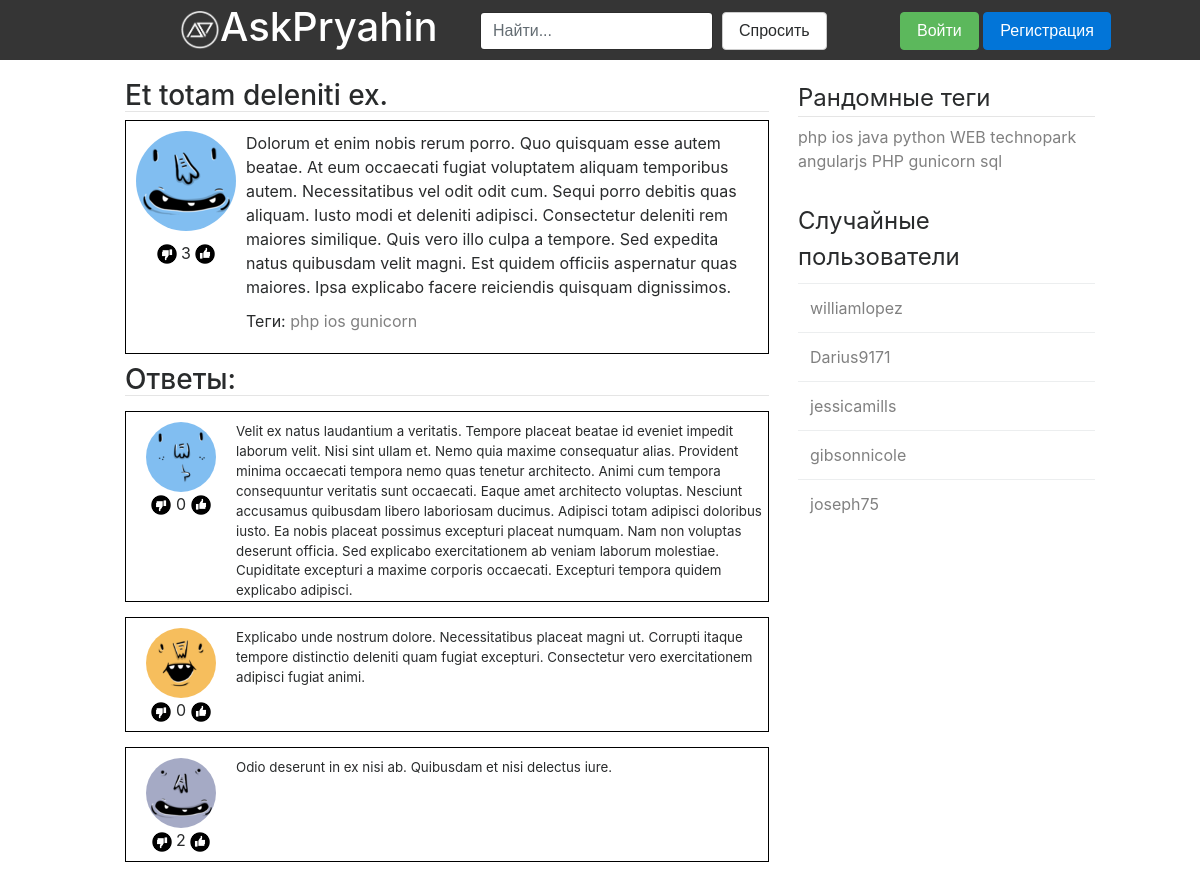
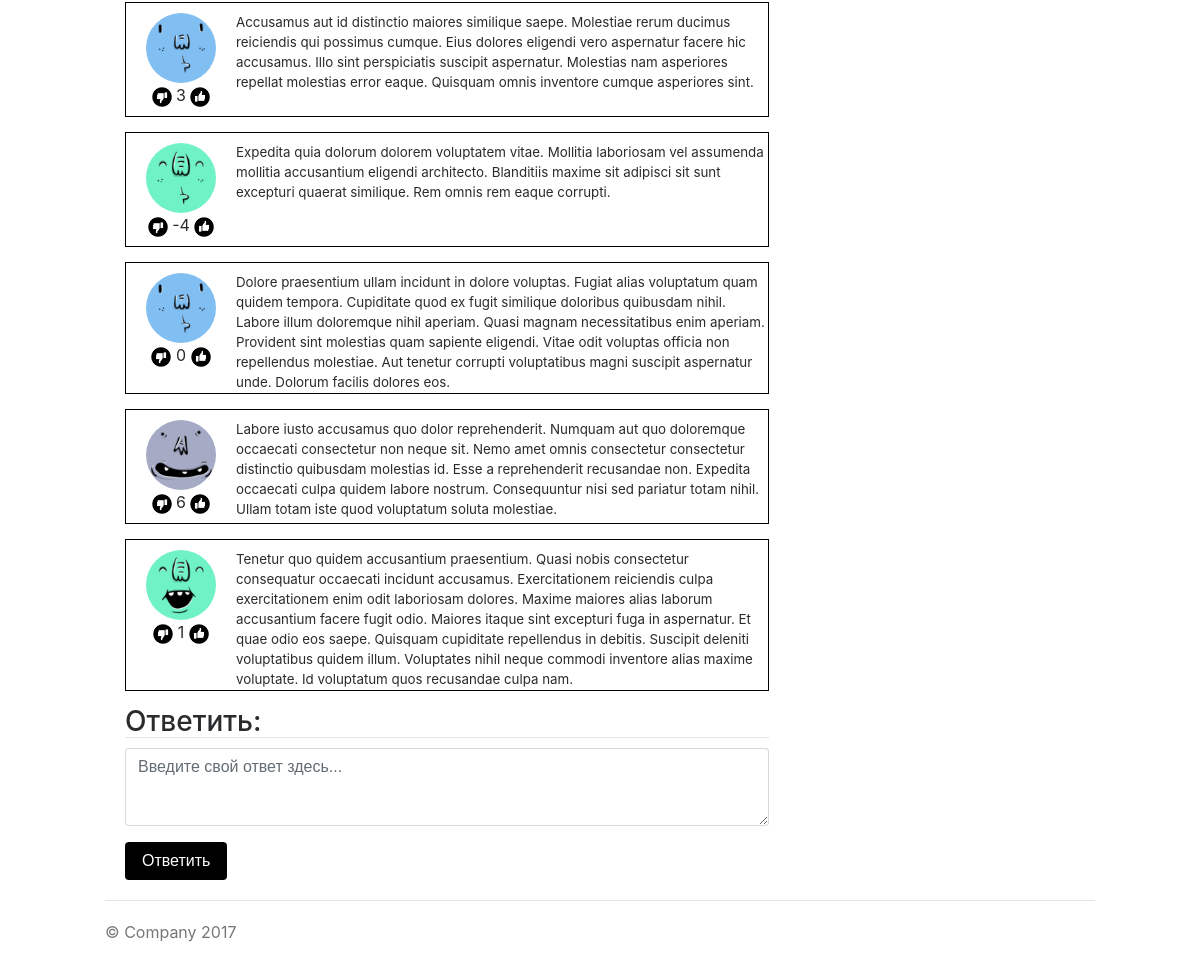
Screenshot of /question/1 with the database file from the repository (2 pictures, top to bottom).
### askapp/models.py (models this page shows, shortened)
class Question(models.Model):
    class Meta:
        verbose_name = u'Вопрос'
        verbose_name_plural = u'Вопросы'
    author =  models.ForeignKey(User, verbose_name=u'Пользователь')
    title = models.CharField(max_length = 100, verbose_name=u'Заголовок')
    text = models.TextField(verbose_name=u'Текст')
    rating = models.IntegerField(default = 0, verbose_name=u'Рейтинг')
    count_answers = models.IntegerField(default = 0, verbose_name=u'Количество ответов')
    tags = models.ManyToManyField(Tag, verbose_name=u'Тег')
    isVote = models.BooleanField(default = True, verbose_name=u'Голосование')
    date = models.DateTimeField(default = timezone.now, verbose_name=u'Дата создания')
    objects = QuestionManager()

class Profile(models.Model):
    class Meta:
        verbose_name=u'Профиль'
        verbose_name_plural=u'Профили'
    user = models.OneToOneField(User, verbose_name=u'Пользователь')
    avatar = models.ImageField(upload_to='avatars')
    objects = ProfileManager()

class Tag(models.Model):
    class Meta:
        verbose_name = u'Тег'
        verbose_name_plural = u'Теги'
    text = models.CharField(max_length=15, verbose_name='Tag')
    def __str__(self):
        return self.text

class Answer(models.Model):
    class Meta:
        verbose_name = u'Ответ'
        verbose_name_plural = u'Ответы'
    author = models.ForeignKey(User, verbose_name=u'Пользователь')
    question = models.ForeignKey(Question, verbose_name=u'Вопрос')
    text = models.TextField(verbose_name=u'Текст')
    rating = models.IntegerField(default = 0, verbose_name=u'Рейтинг')
    is_correct = models.BooleanField(default = False, verbose_name=u'Корректность')
    date = models.DateTimeField(default = timezone.now, verbose_name=u'Дата создания')

### askapp/views.py (the view)
# urls.py: url(r'^question/(?P<id>\d+)/?$', views.question, name='question'),
def question(request, id):
    question_ = get_object_or_404(Question, pk=id)
    answers = question_.answer_set.all()
    if request.method == "POST":
        form=AnswerForm(request.POST)
        if form.is_valid():
            a = form.save(question_, request.user)
            return HttpResponseRedirect('%s#comment%d' % (reverse('question', kwargs={'id': question_.id}), a.id))
    else:
        form=AnswerForm()
    return render(request, 'question.html', {'question': question_, 'answers': answers, 'tags': randomTags(Tag), 'users': randomUsers(User), 'form': form})

### askapp/forms.py (shortened to what this page needs)
class AnswerForm(forms.Form):
    answer = forms.CharField(
        widget=forms.Textarea(attrs={'class': 'form-control', 'rows': '3', 'placeholder': 'Введите свой ответ здесь...'}),
        min_length=2,
        label=u'Текст',
        error_messages={'min_length': u'Ответ должен быть не менее %(limit_value)d символов', 'required': 'Введите ответ!'},
    )

### askapp/func.py (called while the page is built)
def randomTags(Tag):
    tags = []
    for i in range(Tag.objects.count()):
        tags.append(str(Tag.objects.get(id=i + 1)))
    np.random.shuffle(tags)
    return tags[:10]

def randomUsers(User):
    users = []
    for i in range(User.objects.count()):
        users.append(str(User.objects.get(id=i + 1)))
    np.random.shuffle(users)
    return users[:5]

### templates/question.html (shortened to what this page needs)
{% extends "base.html"%}
{% block content%}
{% load static %}
<h3 class="bot">{{ question.title }}</h3>
            <div class="question">
               <div class="page-question-avatar">
                  <img src="{{ question.author.profile.avatar.url }}" class="rounded-circle question-avatar-img">
               </div>
               <div class="page-question-like">
                  <a href="#"><img src="{% static 'img/black-dislike.png' %}" class="page-like-img"></a>
                  {{ question.rating }}
                  <a href="#"><img src="{% static 'img/like-black.png' %}" class="page-like-img"></a>
               </div>
               <div class="page-question-preview">{{ question.text }}</div>
               <div class="page-question-tags">Теги:
               {% for tag in question.tags.all %}
                  <a href="{% url 'questions_by_tag' tag %}"> {{ tag }} </a>
               {% endfor %}
               </div>
            </div>
            {% if answers %}
               <h3 class="bot">Ответы:</h3>
            {% endif %}
            {% for answer in answers %}
            <div class="answer">
               <div class="answer-avatar">
                  <img src="{{ answer.author.profile.avatar.url }}" class="rounded-circle answer-avatar-img">
               </div>
               <div class="answer-like">
                  <a href="#"><img src="{% static 'img/black-dislike.png' %}" class="like-img"></a>
                  {{ answer.rating }}
                  <a href="#"><img src="{% static 'img/like-black.png' %}" class="like-img"></a>
               </div>
               <div class="answer-preview">{{ answer.text }}</div>
            </div>
            {% endfor %}
            <h3 class="bot">Ответить:</h3>
            <form class="form-answer" method="POST">
            {% for input in form.visible_fields %}
               <div class="form-group {% if input.errors %} has-danger {% endif %}">
                  {{input}}
               </div>
            {% endfor %}
               <button type="submit" class="btn btn-black">Ответить</button>
            </form>
{% endblock %}

### templates/base.html (shortened to what this page needs)
{% load static %}
<!DOCTYPE html>
<html>
   <head>
      <link rel="stylesheet" type="text/css" href="{% static 'bootstrap-4.0.0-alpha.6-dist/css/bootstrap.min.css' %}">
      <link rel="stylesheet" type="text/css" href="{% static 'css/style.css' %}" />
   </head>
   <body>
      <div class="header">
         <div class="logo">
            <a href="{% url 'index' %}">
               <img src="{% static 'img/ap_logo.png' %}" class="logo-img d-inline-block">
               <h1 class="logo-title">AskPryahin</h1>
            </a>
         </div>
         <div class="search">
            <form class="form-inline" action="/search">
               <input type="text" class="form-control" name="q" placeholder="Найти...">
               &nbsp;&nbsp;<button type="button" class="btn btn-secondary" onClick='location.href="{% url 'ask' %}"'>Спросить</button>
            </form>
         </div>
         <div class="user">
         {% if request.user.is_authenticated %}
            <img src="{{ request.user.profile.avatar.url }}" class="rounded-circle header-avatar">
            <div class="user-block">
               <div class="user-name">{{ request.user.username }}</div>
               <div class="user-options">
                  <a href="{% url 'settings' %}">Настройки</a>
                  <a href="{% url 'logout' %}?continue={{ request.path }}">Выйти</a>
               </div>
            </div>
         {% else %}
            <div class="form-actions">
               <button type="submit" class="btn btn-success" onClick='location.href="{% url 'login' %}?continue={{ request.path }}"'>Войти</button>
               <button type="button" class="btn btn-primary" onClick='location.href="{% url 'signup' %}"'>Регистрация</button>
            </div>
         {% endif %}
         </div>
      </div>
      <div class="content">
         <div class="left">
            {% block content %}{% endblock %}
         </div>
         <div class="right">
            <div class="tags">
               <fieldset>
                  <legend class="bot">Рандомные теги</legend>
                  {% for tag in tags %}
                     <a href="{% url 'questions_by_tag' tag %}">{{ tag }}</a>
                  {% endfor %}
               </fieldset>
            </div>
            <div class="best-members">
               <legend>Случайные пользователи</legend>
               <table class="table">
                  <tbody>
                  {% for user in users %}
                     <tr><td><a href="{% url 'questions_by_user' user %}">{{ user }}</a></td></tr>
                  {% endfor %}
                  </tbody>
               </table>
            </div>
         </div>
         <div class="clearfix"></div>
      </div>
      <div class="footer">
         <p>© Company 2017</p>
      </div>
   </body>
</html>

### static/css/style.css (style rules this page uses)
a { color: grey; }
button { cursor: pointer }
.header { background: #353535; width: 100%; height: 60px; min-width: 990px; }
.logo { display: inline-block; vertical-align: middle; margin-left: 15%; margin-top: 10px; color: White; }
.logo a { color: White; text-decoration: none; }
.logo-img { width: 40px; height: 40px; }
.logo-title { margin-top: -45px; margin-left: 40px; }
.search { margin-left: 40%; margin-top: -45px; }
.user { margin-left: 75%; margin-top: -38px; }
.bot { border-bottom: 1px solid #e5e5e5 }
.content, .footer { min-width: 990px; width: 70%; margin: auto; margin-top: 20px; }
.left { width: 65%; margin-left: 20px; float: left; }
.right { width: 30%; margin-left: auto; float: right; }
.best-members { margin-top: 30px; }
.footer { padding-top: 19px; color: #777; border-top: 1px solid #e5e5e5; }
.question { padding: 10px; padding-left: 0px; width: 100%; border: 1px solid #000; min-height: 125px; }
.question-avatar-img { height: 100%; width: 100%; }
.like-img { width: 20px; height: 20px; }
.question { margin-bottom: 10px; }
.page-question-avatar { height: 100px; width: 100px; margin-left: 10px; float: left; }
.page-question-like { width: 120px; margin-top: 110px; margin-left: -110px; float: left; text-align: center; }
.page-like-img { width: 20px; height: 20px; }
.page-question-preview { width: calc(100% - 130px); margin-left: 120px; }
.page-question-tags { margin: 10px 0px 10px 120px; }
.answer { min-height: 115px; width: 100%; border: 1px solid #000; margin-bottom: 15px; margin-top: 15px; }
.answer-avatar { height: 70px; width: 70px; margin: 10px 15px 0px 20px; }
.answer-avatar-img { height: 100%; width: 100%; }
.answer-like { width: 110px; height: 30px; margin-bottom: 10px; text-align: center; }
.answer-preview { font-size: 10pt; margin-left: 110px; margin-top: -110px; }
.form-answer textarea { margin: 10px 0px; }
.btn-black { background-color:#000000; color: white; }

### rows the page displays
Question: title "Et totam deleniti ex.", author.profile.avatar (picture), rating "3", text "Dolorum et enim nobis rerum porro. Quo quisquam esse autem beatae. At eum occaecati fugiat voluptatem aliquam temporibus autem. Necessitatibus vel odit odit cum. Sequi porro debitis quas aliquam. Iusto modi et deleniti adipisci. Consectetur deleniti rem maiores similique. Quis vero illo culpa a tempore. Sed expedita natus quibusdam velit magni. Est quidem officiis aspernatur quas maiores. Ipsa explicabo facere reiciendis quisquam dignissimos."
Tag: text "php", tags "php"
Tag: text "ios", tags "ios"
Tag: text "gunicorn", tags "gunicorn"
Answer: author.profile.avatar (picture), rating "0", text "Velit ex natus laudantium a veritatis. Tempore placeat beatae id eveniet impedit laborum velit. Nisi sint ullam et. Nemo quia maxime consequatur alias. Provident minima occaecati tempora nemo quas tenetur architecto. Animi cum tempora consequuntur veritatis sunt occaecati. Eaque amet architecto voluptas. Nesciunt accusamus quibusdam libero laboriosam ducimus. Adipisci totam adipisci doloribus iusto. Ea nobis placeat possimus excepturi placeat numquam. Nam non voluptas deserunt officia. Sed explicabo exercitationem ab veniam laborum molestiae. Cupiditate excepturi a maxime corporis occaecati. Excepturi tempora quidem explicabo adipisci."
Answer: author.profile.avatar (picture), rating "0", text "Explicabo unde nostrum dolore. Necessitatibus placeat magni ut. Corrupti itaque tempore distinctio deleniti quam fugiat excepturi. Consectetur vero exercitationem adipisci fugiat animi."
Answer: author.profile.avatar (picture), rating "2", text "Odio deserunt in ex nisi ab. Quibusdam et nisi delectus iure."
Answer: author.profile.avatar (picture), rating "3", text "Accusamus aut id distinctio maiores similique saepe. Molestiae rerum ducimus reiciendis qui possimus cumque. Eius dolores eligendi vero aspernatur facere hic accusamus. Illo sint perspiciatis suscipit aspernatur. Molestias nam asperiores repellat molestias error eaque. Quisquam omnis inventore cumque asperiores sint."
Answer: author.profile.avatar (picture), rating "-4", text "Expedita quia dolorum dolorem voluptatem vitae. Mollitia laboriosam vel assumenda mollitia accusantium eligendi architecto. Blanditiis maxime sit adipisci sit sunt excepturi quaerat similique. Rem omnis rem eaque corrupti."
Answer: author.profile.avatar (picture), rating "0", text "Dolore praesentium ullam incidunt in dolore voluptas. Fugiat alias voluptatum quam quidem tempora. Cupiditate quod ex fugit similique doloribus quibusdam nihil. Labore illum doloremque nihil aperiam. Quasi magnam necessitatibus enim aperiam. Provident sint molestias quam sapiente eligendi. Vitae odit voluptas officia non repellendus molestiae. Aut tenetur corrupti voluptatibus magni suscipit aspernatur unde. Dolorum facilis dolores eos."
Answer: author.profile.avatar (picture), rating "6", text "Labore iusto accusamus quo dolor reprehenderit. Numquam aut quo doloremque occaecati consectetur non neque sit. Nemo amet omnis consectetur consectetur distinctio quibusdam molestias id. Esse a reprehenderit recusandae non. Expedita occaecati culpa quidem labore nostrum. Consequuntur nisi sed pariatur totam nihil. Ullam totam iste quod voluptatum soluta molestiae."
Answer: author.profile.avatar (picture), rating "1", text "Tenetur quo quidem accusantium praesentium. Quasi nobis consectetur consequatur occaecati incidunt accusamus. Exercitationem reiciendis culpa exercitationem enim odit laboriosam dolores. Maxime maiores alias laborum accusantium facere fugit odio. Maiores itaque sint excepturi fuga in aspernatur. Et quae odio eos saepe. Quisquam cupiditate repellendus in debitis. Suscipit deleniti voluptatibus quidem illum. Voluptates nihil neque commodi inventore alias maxime voluptate. Id voluptatum quos recusandae culpa nam."
Tag: tags "java"
Tag: tags "python"
Tag: tags "WEB"
Tag: tags "technopark"
Tag: tags "angularjs"
Tag: tags "PHP"
Tag: tags "sql"

### other values shown
{{ user }} "williamlopez" "Darius9171" "jessicamills" "gibsonnicole" "joseph75"
